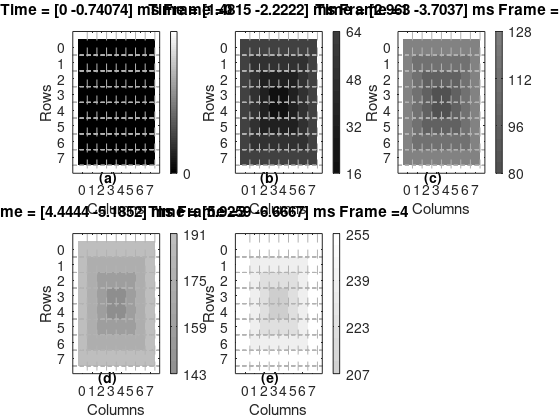
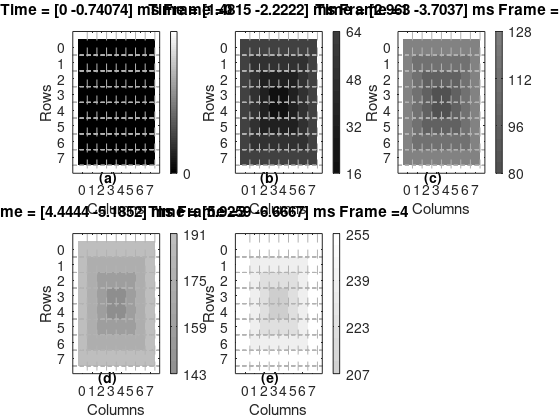

The MATLAB script that drew these images, in order:
% Esta funci�n proporciona el conjunto de datos necesarios para 
% simular una c�mara ATIS.

tic;

clear all;clc;close all;

curr_path = pwd;

N =8; 
M =8;
freq = 150;
frames = 4;
rpm = freq*60;
T_Rst = 200e-6;

PATH_input = '/home/netware/users/jpgironruiz/Desktop/Documents/Cadence_analysis/Inputs/';
%PATH_input = '/sdcard/documents/MSc/Cadence_analysis/Inputs/';
cd(PATH_input);
nameSignal = strcat('illuminationAtis',int2str(N),'X',int2str(M),'_',int2str(freq),'_',int2str(frames));
name_folder = strcat(nameSignal,'/');

%% Creating the directory

[s,mess1,mess2]=mkdir(name_folder);
if (~strcmp(mess1,''))
   
    rmdir(name_folder,'s');
    mkdir(name_folder);
end
PATH_input = strcat(PATH_input,nameSignal,'/');

%% parameters and declarations of variables

Imax= 1e-9;
Imin= 20e-12;
Inot = 1e-12;
T = 1/freq;
samples = 2;
vec_time = linspace(0,T,(frames+1)*samples);
len_t=length(vec_time);
Matrix_Color = zeros(M*N,len_t);
Matrix_Ipd = zeros(M*N,len_t);
Matrix_tmpColor = zeros(M,N);
Matrix_tmpIpd = zeros(M,N);
Matrix_grayscale = zeros(N/2,1);
Color_max = 255;
Color_min = 0;
deltaColor = (Color_max - Color_min)/(N/2*frames);
deltaIpd = (Imax - Imin)/(N/2*frames);
Color = deltaColor;
Ipd = Imin;
struct_limsX = {[]};
struct_limsY = {[]};
cd(PATH_input)

%% colocar los nombres en los ejes de manera correcta

for x=0:N-1
    struct_limsX{x+1} = num2str(x);
end
struct_limsY = struct_limsX;

    
%% Creating the frames    

NroCols = 3;
NroRows = ceil(frames/NroCols);
 h=figure('Visible','off','units','normalized','outerposition',[0 0 1 1]);
for fr=0:frames

    Rini = M/2;Rend = Rini + 1;
    Cini = N/2;Cend = Cini + 1;
    
    if ( fr ~= 0 )
    
        for ind=1:N/2
           Matrix_tmpColor(Rini,[Cini:Cend]) = Color;       
           Matrix_tmpColor([Rini:Rend],Cend) = Color;
           Matrix_tmpColor(Rend,[Cini:Cend]) = Color;
           Matrix_tmpColor([Rini:Rend],Cini) = Color;
           
           Matrix_tmpIpd(Rini,[Cini:Cend]) = Ipd;       
           Matrix_tmpIpd([Rini:Rend],Cend) = Ipd;
           Matrix_tmpIpd(Rend,[Cini:Cend]) = Ipd;
           Matrix_tmpIpd([Rini:Rend],Cini) = Ipd;
           Rini = Rini - 1 ; Rend = Rend + 1;
           Cini = Cini - 1 ; Cend = Cend + 1;
           Matrix_grayscale(ind) = Color;
           Color = Color + deltaColor;
           Ipd = Ipd + deltaIpd;
        end
    else
        
        Matrix_tmpColor(:,:) = 0;
        Matrix_tmpIpd(:,:) = Inot;
        Matrix_grayscale(:) = 0;
        Ipd = Ipd + deltaIpd;
    end
 %% Painting the frame  
    %h = figure('Visible','on');
    
    subplot(NroRows,NroCols,fr+1)
    
    c_min = uint8(min(Matrix_grayscale));
    c_max = uint8(max(Matrix_grayscale));
    CMAP = uint8(unique(Matrix_grayscale));
   
    imagesc(uint8(Matrix_tmpColor),[0 255])
    colormap(gray)
    if c_min ~= c_max
        colorbar('Ylim',[c_min c_max],'YTick',CMAP);
    else
        colorbar('YTick',CMAP);
    
    end
    %colorbar('YTick',uint8(255*Matrix_grayscale'),'YTickLabels',{'Cold','Cool','Neutral','Warm'})
    set(gca,'XTick',[1:N])
    set(gca,'YTick',[1:M])
    set(gca,'YTickLabel',struct_limsY)
    set(gca,'XTickLabel',struct_limsX)
    grid off;
    xlabel('Columns')
    ylabel('Rows')
    
    lim_inf = (samples)*fr+1;
    lim_sup = lim_inf + (samples-1);
    title(strcat('Time = [ ',num2str(vec_time(lim_inf)*1e3),' - ', ...
        num2str(vec_time(lim_sup)*1e3),'] ms',' Frame = ',num2str(fr)))
    
    % Setting the lines vertical and horizontal at the image
    
    vc_lineX = linspace(0,N+1,200);
    vc_lineY = ones(1,length(vc_lineX))/2;
    
    for x=1:N
       
       for y=1:M
           
           hold on;
           plot(vc_lineX,vc_lineY+y,'--','Color',[0.7 0.7 0.7]);
           
       end
       hold on
       line([x+0.5 x+0.5],[0 M+1],'LineStyle','--','Color',[0.7 0.7 0.7])
   end
    
    text(N/2+1,M+1.7,['(',char(fr+1+96),') '],...
        'HorizontalAlignment','right',...
        'VerticalAlignment','bottom',...
        'color','k',...
        'fontw','b')
    
    
    %% Colocando los valores de la matriz dentro del vector unidimensional
    % de pixeles
    
    for ind_x=1:M
        
        for ind_y=1:N
                              
            Matrix_Color(ind_y + (ind_x-1)*M,lim_inf:lim_sup) = Matrix_tmpColor(ind_x,ind_y);
            Matrix_Ipd(ind_y + (ind_x-1)*M,lim_inf:lim_sup) = Matrix_tmpIpd(ind_x,ind_y);
        end
    end
    Matrix_tmpColor(:,:) = 0;
    
end

set(gcf,'PaperPositionMode','auto')
print('-depsc2', 'Input_ATIS.eps')
print('-dpng', 'Input_ATIS.png')

%saveas(gca,strcat('Frame_',num2str(fr)),'png')

%% Interporlation


time_interp = linspace(0,T,200*len_t);

for i=1:N*M
	
	I_pd_interp = interp1(vec_time,Matrix_Ipd(i,:),time_interp,'linear');
	name_file=strcat(nameSignal,'_',num2str(i-1),'.csv');
	dlmwrite(name_file,[time_interp' I_pd_interp'],'delimiter',' ','precision',10,'newline','unix');
	plot(time_interp,I_pd_interp)
    hold on;
end

% Writing the README FILE

fid = fopen('README.txt','wt');
fprintf(fid,' N %d\n M %d\n T %d \n freq %d (Hz) \n Frames %d \n Period_total %d ',N,M,T,freq,frames,T+T_Rst);
fclose(fid);

toc

cd(curr_path);
